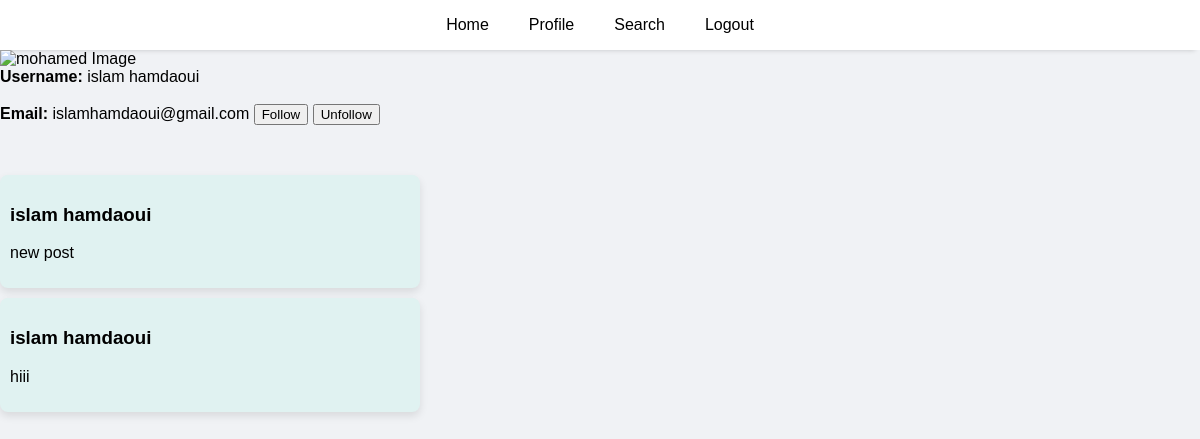
The app's page /info.php?id=1 (signed in) with its own data.
### tables this page shows
CREATE TABLE `users` (
  `id` int(5) NOT NULL,
  `username` varchar(50) NOT NULL,
  `password` varchar(50) NOT NULL,
  `email` varchar(50) NOT NULL,
  `pdp` enum('default','sara','dalia','islam','mohamed') DEFAULT 'default'
);

CREATE TABLE `posts` (
  `id` int(11) NOT NULL,
  `user_id` int(11) DEFAULT NULL,
  `content` text DEFAULT NULL,
  `created_at` timestamp NOT NULL DEFAULT current_timestamp()
);

### info.php (the view, shortened to what this page needs)
<?php
 require("connection.php");
    $id = $_GET['id'];
 $select = $db -> prepare("SELECT * FROM users WHERE id=:id");
    $select -> execute(array(
        'id' => $id
    ));
    $data = $select->fetch();
?>
<!DOCTYPE html>
<html lang="en">
<head>
</head>
<body>
<?php
  require('header.php');
?>
    <div>
        <?php
    if ($data['pdp'] === 'default') {
        echo '<img src="uploads/default.png" alt="default Image">';
    } elseif ($data['pdp'] === 'sara') {
        echo "<img src='uploads/sara.png' alt='sara Image'>";
    } elseif ($data['pdp'] === 'dalia') {
        echo "<img  src='uploads/dalia.png' alt='dalia Image'>";
    }  elseif ($data['pdp'] === 'islam') {
        echo"<img src='uploads/islam.png' alt='islam Image'>";
    }
    elseif ($data['pdp'] === 'mohamed') {
        echo"<img class='image' src='uploads/mohamed.png' alt='mohamed Image'>";
    } else {
        echo '<img src="uploads/default.png" alt="default Image">';
    }
?>
    </div>
    <b>Username: </b>
    <span><?php echo $data['username'];  ?></span> <br><br>
    <b>Email: </b>
    <span><?php echo $data['email'];  ?></span>
    <button id="follow" onclick="window.location.href='follow.php?followed_id=<?php echo $data['id']; ?>'">Follow</button>
    <button id="unfollow" onclick="window.location.href='unfollow.php?followed_id=<?php echo $data['id']; ?>'">Unfollow</button>
    <div class="posts">
    <?php
 $show = $db->prepare('SELECT posts.content, users.username
 FROM posts
 INNER JOIN users ON posts.user_id = users.id
 WHERE users.id=:id ORDER BY posts.created_at DESC');
$show->execute(array('id' => $id));
while ($data = $show->fetch(PDO::FETCH_ASSOC)){
    echo '<div class="post">';
    echo '<h3>' . htmlspecialchars($data['username']) . '</h3>';
    echo '<p>' . htmlspecialchars($data['content']) . '</p>';
    echo '</div>';
}
?>
    </div>
</body>
</html>

### header.php (style rules this page uses)
* { font-family: sans-serif; }
body { background-color: #f0f2f5; MARGIN: 0; }

### info.php (style rules this page uses)
.posts { margin-top: 50px; }
.post { width: 400px; padding: 10px; margin-bottom: 10px; background-color: #e0f2f1; border-radius: 8px; box-shadow: 0 4px 8px rgba(0, 0, 0, 0.1); }

### records on screen
users: username "islam hamdaoui", email "islamhamdaoui@gmail.com"
posts: user.username "islam hamdaoui", content "new post"
posts: user.username "islam hamdaoui", content "hiii"
